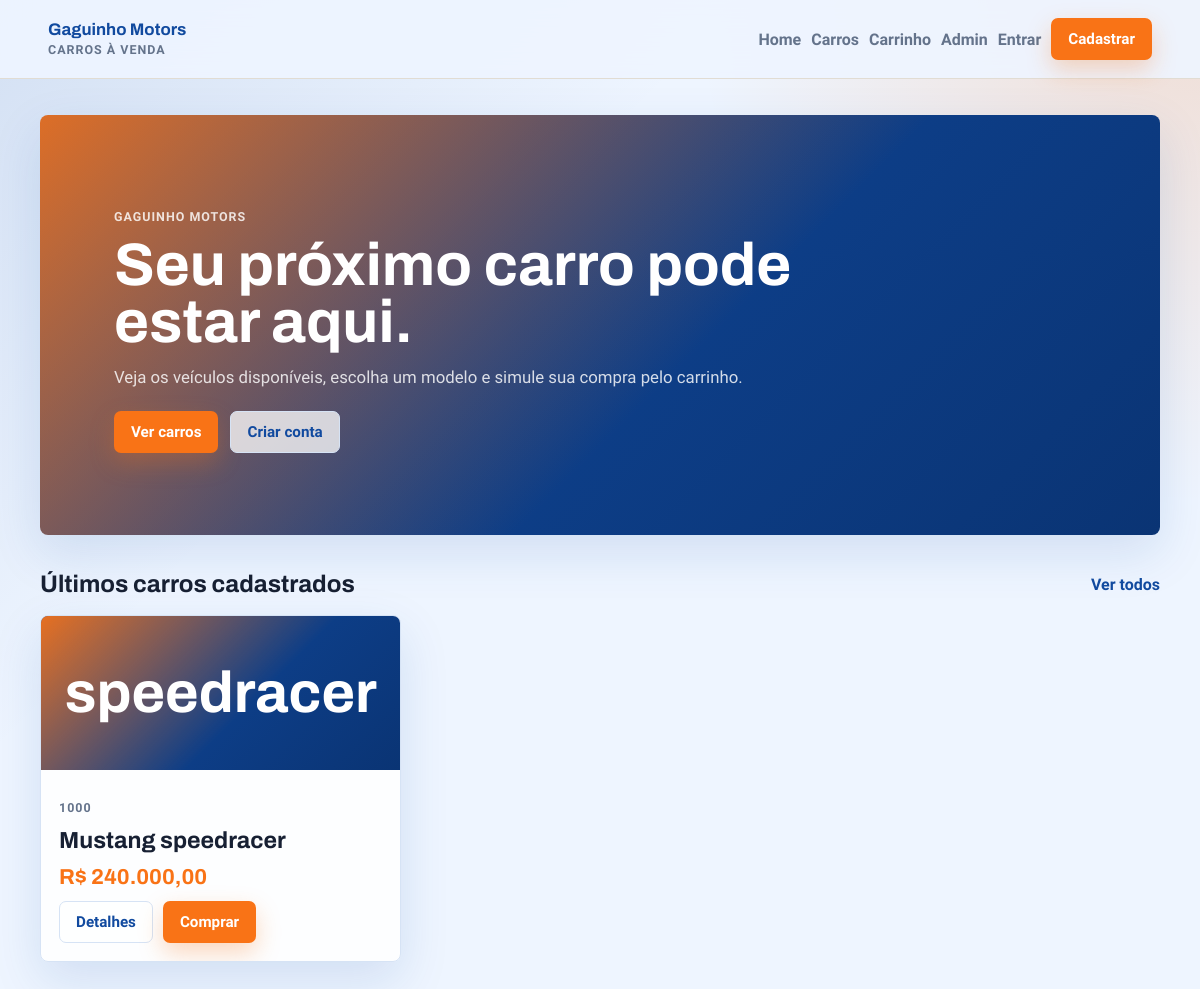
The app's page /, older data.
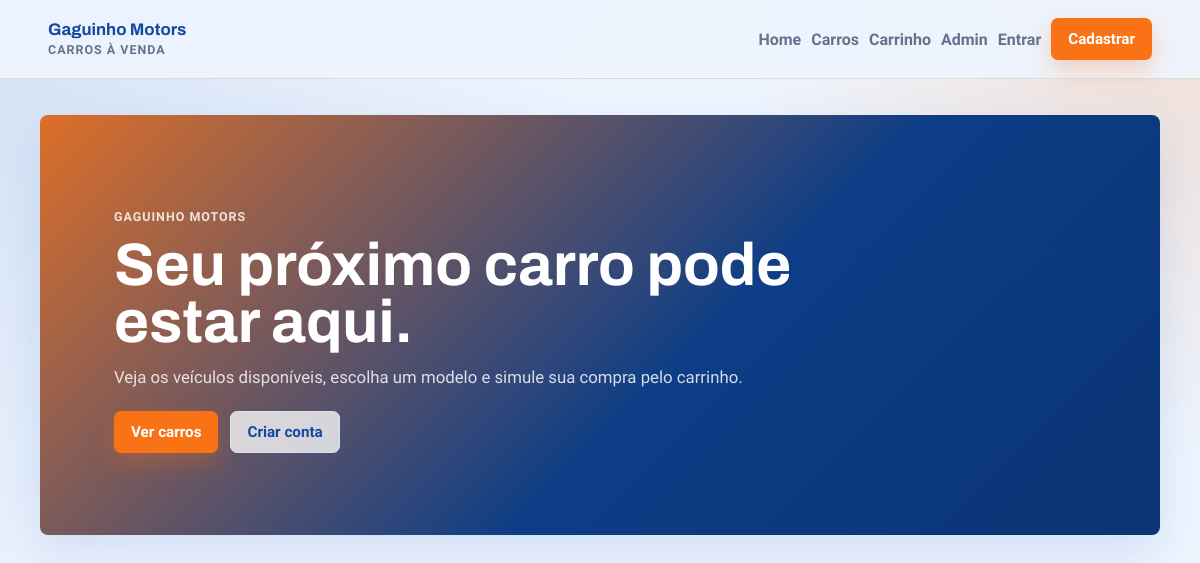
The same page, newer data.
### carros/models.py (models this page shows, shortened)
class Carro(models.Model):
    marca = models.CharField(max_length=100)
    modelo = models.CharField(max_length=100)
    ano = models.IntegerField()
    preco = models.DecimalField(max_digits=10, decimal_places=2)
    descricao = models.TextField()
    @property
    def preco_formatado(self):
        return f"{self.preco:,.2f}".replace(",", "X").replace(".", ",").replace("X", ".")

### carros/views.py (the view)
# urls.py: path('', views.home, name='home'),
def home(request):
    carros = Carro.objects.order_by("-id")[:3]
    return render(request, "home.html", {"carros": carros})

### carros/templates/home.html (shortened to what this page needs)
{% extends "base.html" %}
{% block content %}
<section class="hero">
    <div>
        <p class="eyebrow">Gaguinho Motors</p>
        <h1>Seu próximo carro pode estar aqui.</h1>
        <p class="lead">Veja os veículos disponíveis, escolha um modelo e simule sua compra pelo carrinho.</p>
        <div class="hero-actions">
            <a class="button button-primary" href="{% url 'lista_carros' %}">Ver carros</a>
            <a class="button button-secondary" href="{% url 'cadastro' %}">Criar conta</a>
        </div>
    </div>
</section>
{% if carros %}
    <section class="section-heading">
        <h2>Últimos carros cadastrados</h2>
        <a href="{% url 'lista_carros' %}">Ver todos</a>
    </section>
    <section class="vehicle-grid" aria-label="Últimos carros">
        {% for carro in carros %}
            <article class="vehicle-card">
                <div class="vehicle-cover">
                    <span>{{ carro.modelo }}</span>
                </div>
                <div class="vehicle-body">
                    <div>
                        <p class="vehicle-year">{{ carro.ano }}</p>
                        <h2>{{ carro.marca }} {{ carro.modelo }}</h2>
                    </div>
                    <p class="price">R$ {{ carro.preco_formatado }}</p>
                    <div class="card-actions">
                        <a class="button button-secondary" href="{% url 'detalhe_carro' carro.pk %}">Detalhes</a>
                        <form method="post" action="{% url 'adicionar_carrinho' carro.pk %}">
                            <button class="button button-primary" type="submit">Comprar</button>
                        </form>
                    </div>
                </div>
            </article>
        {% endfor %}
    </section>
{% endif %}
{% endblock %}

Row changes from the older to the newer data that the page shows:
removed Carro: modelo "speedracer", ano "1000", marca "Mustang", preco_formatado "240.000,00"
Text that changed along with them:
text no longer shown: "Últimos carros cadastrados Ver todos"
